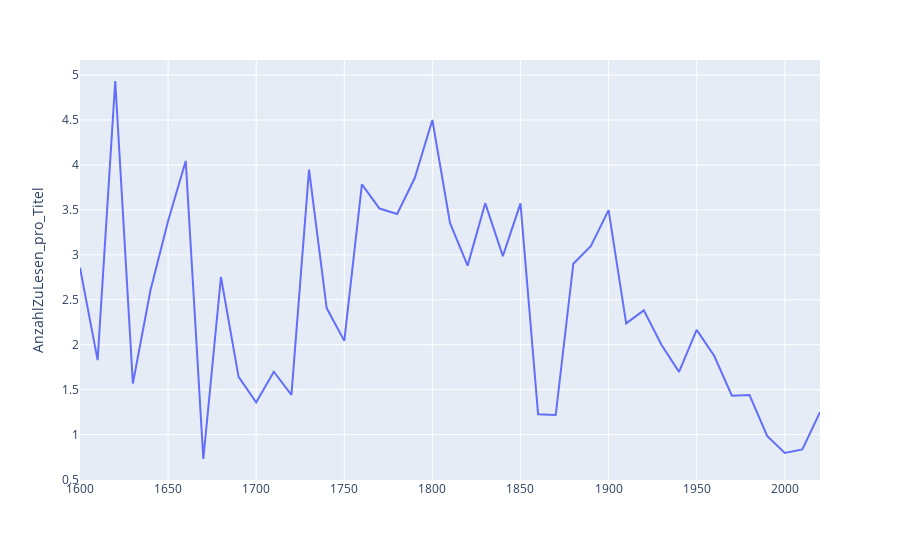

Write notebook code for a chart like this one.
### Code cell
fig = px.line(
    data_plot,
    y = metrik+'_pro_Titel',
    hover_data = ['AnzahlGenannt', metrik],
    labels = {'index':''}
)
fig.show()

corr = data_plot[['AnzahlGenannt', metrik+'_pro_Titel']].corr().iloc[0,1]
print(f"Korrelation AnzahlGenannt <> {metrik}_pro_Titel: {round(corr, 2)}")

### Figure 1 — Plotly figure (JSON) as saved in the notebook; plotly's stock layout.template omitted (floating-point values rounded to 4 significant figures)
{"data": [{"customdata": [[3, 8.567], [4, 7.314], [3, 14.8], [14, 21.95], [16, 41.69], [13, 43.91], [13, 52.59], [9, 6.553], [9, 24.78], [7, 11.49], [6, 8.157], [4, 6.797], [8, 11.54], [13, 51.33], [19, 45.74], [26, 53.1], [22, 83.24], [67, 235.5], [48, 165.8], [74, 285.2], [62, 279.0], [65, 218.1], [51, 146.9], [54, 193.1], [57, 170.2], [37, 132.2], [19, 23.29], [38, 46.25], [43, 124.8], [67, 207.6], [67, 234.3], [136, 304.2], [125, 297.7], [109, 217.9], [88, 149.4], [147, 318.2], [153, 286.7], [201, 287.9], [158, 227.6], [161, 158.5], [137, 108.9], [68, 56.76], [4, 5]], "hovertemplate": "=%{x}<br>AnzahlZuLesen_pro_Titel=%{y}<br>AnzahlGenannt=%{customdata[0]}<br>AnzahlZuLesen=%{customdata[1]}<extra></extra>", "legendgroup": "", "line": {"color": "#636efa", "dash": "solid"}, "marker": {"symbol": "circle"}, "mode": "lines", "name": "", "orientation": "v", "showlegend": false, "type": "scatter", "x": [1600, 1610, 1620, 1630, 1640, 1650, 1660, 1670, 1680, 1690, 1700, 1710, 1720, 1730, 1740, 1750, 1760, 1770, 1780, 1790, 1800, 1810, 1820, 1830, 1840, 1850, 1860, 1870, 1880, 1890, 1900, 1910, 1920, 1930, 1940, 1950, 1960, 1970, 1980, 1990, 2000, 2010, 2020], "xaxis": "x", "y": [2.856, 1.829, 4.934, 1.568, 2.605, 3.377, 4.045, 0.7281, 2.753, 1.642, 1.359, 1.699, 1.442, 3.948, 2.407, 2.042, 3.784, 3.515, 3.455, 3.855, 4.5, 3.355, 2.88, 3.575, 2.985, 3.572, 1.226, 1.217, 2.902, 3.099, 3.497, 2.237, 2.382, 1.999, 1.697, 2.165, 1.874, 1.432, 1.44, 0.9842, 0.7945, 0.8347, 1.25], "yaxis": "y"}], "layout": {"legend": {"tracegroupgap": 0}, "margin": {"t": 60}, "xaxis": {"anchor": "y", "domain": [0, 1], "title": {"text": ""}}, "yaxis": {"anchor": "x", "domain": [0, 1], "title": {"text": "AnzahlZuLesen_pro_Titel"}}}}
